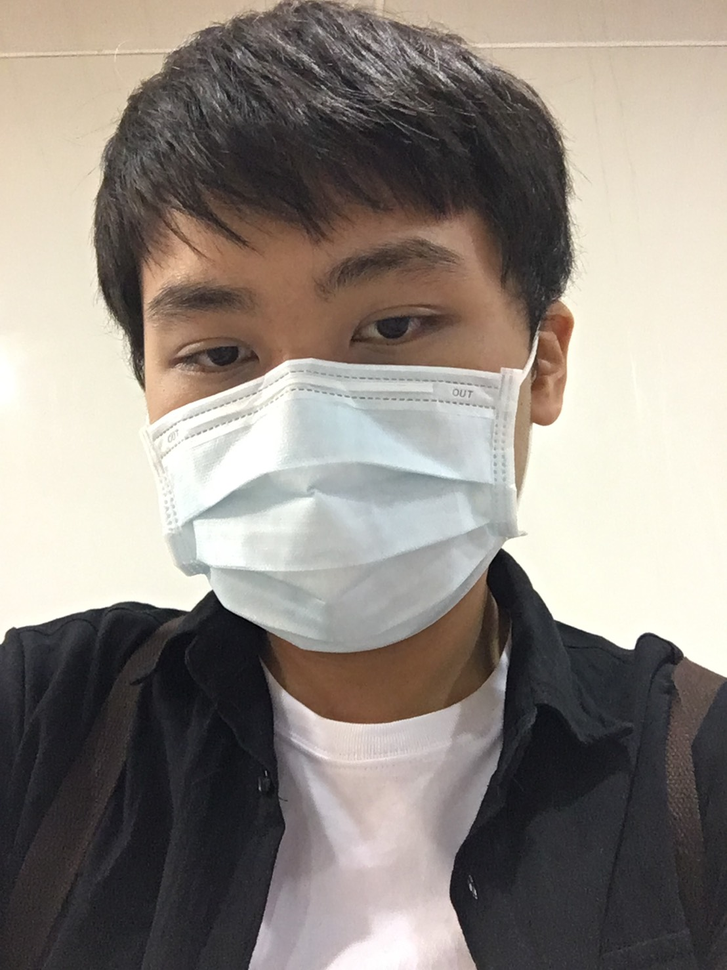
#> input picture im1.png, 727 x 970 px, shrunk from 1108 x 1478 before the run
$ python 'LoopGOGO!.py'
#> lines starting #> are read from the running program, lines starting #| are printed output that depends on the picture; after the words box and inside, x2 and y2 are one past the last pixel; in counts of white or black regions, pixels touching at a corner belong together
import cv2
img_path  ="im1.png"
img2_path = "w.png"
image = cv2.imread(img_path, cv2.IMREAD_UNCHANGED)
#> image is the input picture: shape (970, 727, 4); mean B, G, R, A 128.7, 135.9, 143.5, 255
logo = cv2.imread(img2_path, cv2.IMREAD_UNCHANGED)
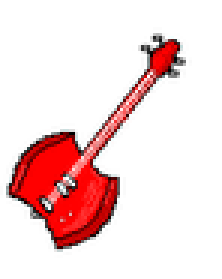
#> input picture w.png, 74 x 93 px, shrunk from 112 x 142 before the run (shown 3 times larger)
#> logo is the input picture: shape (93, 74, 4); mean B, G, R, A 215.4, 215.4, 243, 255
#讀近來都是矩陣
#final = image
#複製一張矩陣當作最後矩陣
x_of_image,y_of_image,a_of_image = image.shape#取得原始圖尺寸
#> x_of_image = 970; y_of_image = 727; a_of_image = 4
x,y,a = logo.shape#取得物件尺寸
#> x = 93; y = 74; a = 4
x_of_moveable,y_of_moveable = x_of_image - x , y_of_image - y#x_of_moveable,y_of_moveable物件可移動的X跟Y範圍
#> x_of_moveable = 877; y_of_moveable = 653
x_move =0
y_move = 0
deg = 0
def rotate(image, angle, center, scale = 1.0):
#> called with angle = 0, scale = 1
    if(center ==None):
        x, y, a = image.shape
#> x = 93; y = 74; a = 4
    M = cv2.getRotationMatrix2D((y/2,x/2), angle, scale)
#> M = [[1, 0, 0], [0, 1, 0]]
    rotated = cv2.warpAffine(image, M, (y,x))
    return rotated
while True:
    final = image.copy()
    apply_logo =rotate(logo.copy(),deg,None,1)
    #ro = rotate(logo.copy(),deg,int(x/2+x_move),int(y/2+y_move),1)
    #cv2.imshow("ro",ro)
    for i in range(x):
        for j in range(y):
            if(apply_logo[i][j][0]==255 and apply_logo[i][j][1]==255 and apply_logo[i][j][2] ==255):
                #都是背景 沿用
                pass
            elif(apply_logo[i][j][0]==0 and apply_logo[i][j][1]==0 and apply_logo[i][j][2] ==0):
                pass
            else:
                final[i+x_move][j+y_move]=apply_logo[i][j]
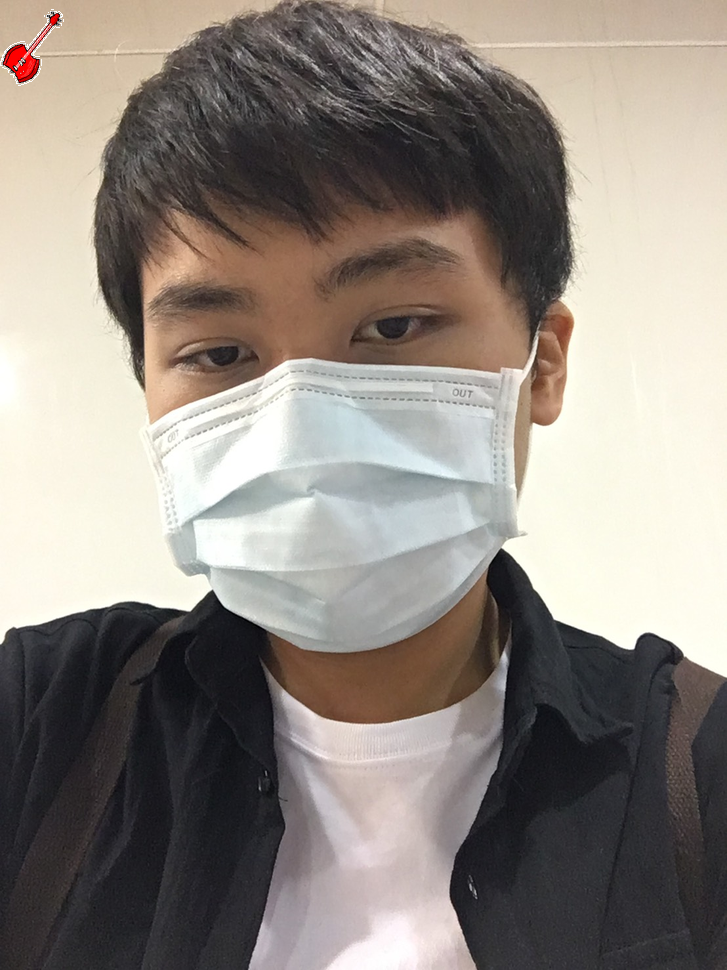
#> final: shape (970, 727, 4); 0.22% of pixels changed, all inside (x1, y1, x2, y2) = (0, 9, 64, 86)
    cv2.imshow("final",final)
    x_move += 4
    y_move += 2
    deg +=10
    if(x_move>x_of_moveable or y_move>y_of_moveable or cv2.waitKey(1) & 0xFF == ord('q')):
#> (key q is pressed here)
        break
    #cv2.waitKey(0)
#
cv2.destroyAllWindows()
